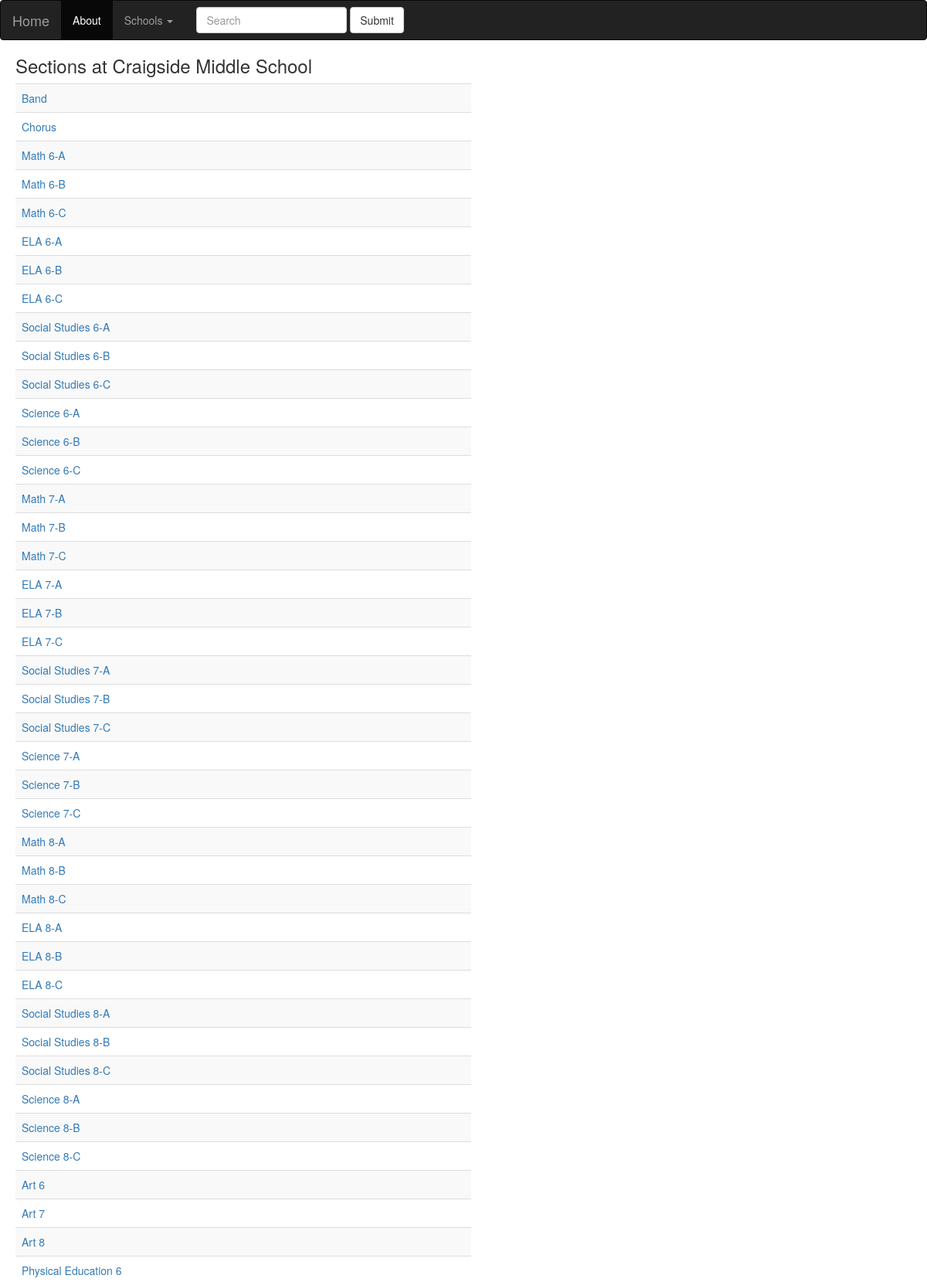
Page /districts/1/schools/2/sections (upper part) on the committed database.
### database_setup.py (models this page shows, shortened)
class School(Base):
    __tablename__ = 'school'
    id = Column(Integer, primary_key=True)
    name = Column(String(80), nullable=False)
    type = Column(String(250))
    principal = Column(String(250))
    address = Column(String(50))
    city = Column(String(50))
    state = Column(String(50))
    zip = Column(String(50))
    phone = Column(String(50))
    district_id = Column(Integer, ForeignKey('district.id'))
    district = relationship('District')

class Section(Base):
    __tablename__ = 'section'
    id = Column(Integer, primary_key=True)
    name = Column(String(40), nullable=False)
    school_id = Column(Integer, ForeignKey('school.id'))
    school = relationship(School)
    teacher_id = Column(Integer, ForeignKey('teacher.id'))
    teacher = relationship(Teacher)
    students = relationship('Student', secondary='enrollment')

### schools.py (the view)
@app.route('/districts/<int:district_id>/schools/<int:school_id>/sections')
def showAllSections(district_id, school_id):
    school = session.query(School).filter_by(id=school_id).one()
    sections = session.query(Section).filter_by(school_id=school_id).all()
    return render_template('sections.html', district_id=district_id, school=school, sections=sections)

### templates/sections.html (shortened to what this page needs)
{% extends "base.html" %}
{% block content %}
<h3>Sections at {{school.name}}</h3>
<table class="table table-striped" style="width:50%">
{% for section in sections %}
<tr>
	<td><a href='{{url_for('showSection', district_id=district_id, school_id=school.id, section_id=section.id)}}'>{{section.name}}</a></td>
</tr>
{% endfor %}
</table>
{% endblock %}

### rows in the picture
School: name "Craigside Middle School"
Section: name "Band"
Section: name "Chorus"
Section: name "Math 6-A"
Section: name "Math 6-B"
Section: name "Math 6-C"
Section: name "ELA 6-A"
Section: name "ELA 6-B"
Section: name "ELA 6-C"
Section: name "Social Studies 6-A"
Section: name "Social Studies 6-B"
Section: name "Social Studies 6-C"
Section: name "Science 6-A"
Section: name "Science 6-B"
Section: name "Science 6-C"
Section: name "Math 7-A"
Section: name "Math 7-B"
Section: name "Math 7-C"
Section: name "ELA 7-A"
Section: name "ELA 7-B"
Section: name "ELA 7-C"
Section: name "Social Studies 7-A"
Section: name "Social Studies 7-B"
Section: name "Social Studies 7-C"
Section: name "Science 7-A"
Section: name "Science 7-B"
Section: name "Science 7-C"
Section: name "Math 8-A"
Section: name "Math 8-B"
Section: name "Math 8-C"
Section: name "ELA 8-A"
Section: name "ELA 8-B"
Section: name "ELA 8-C"
Section: name "Social Studies 8-A"
Section: name "Social Studies 8-B"
Section: name "Social Studies 8-C"
Section: name "Science 8-A"
Section: name "Science 8-B"
Section: name "Science 8-C"
Section: name "Art 6"
Section: name "Art 7"
Section: name "Art 8"
Section: name "Physical Education 6"
